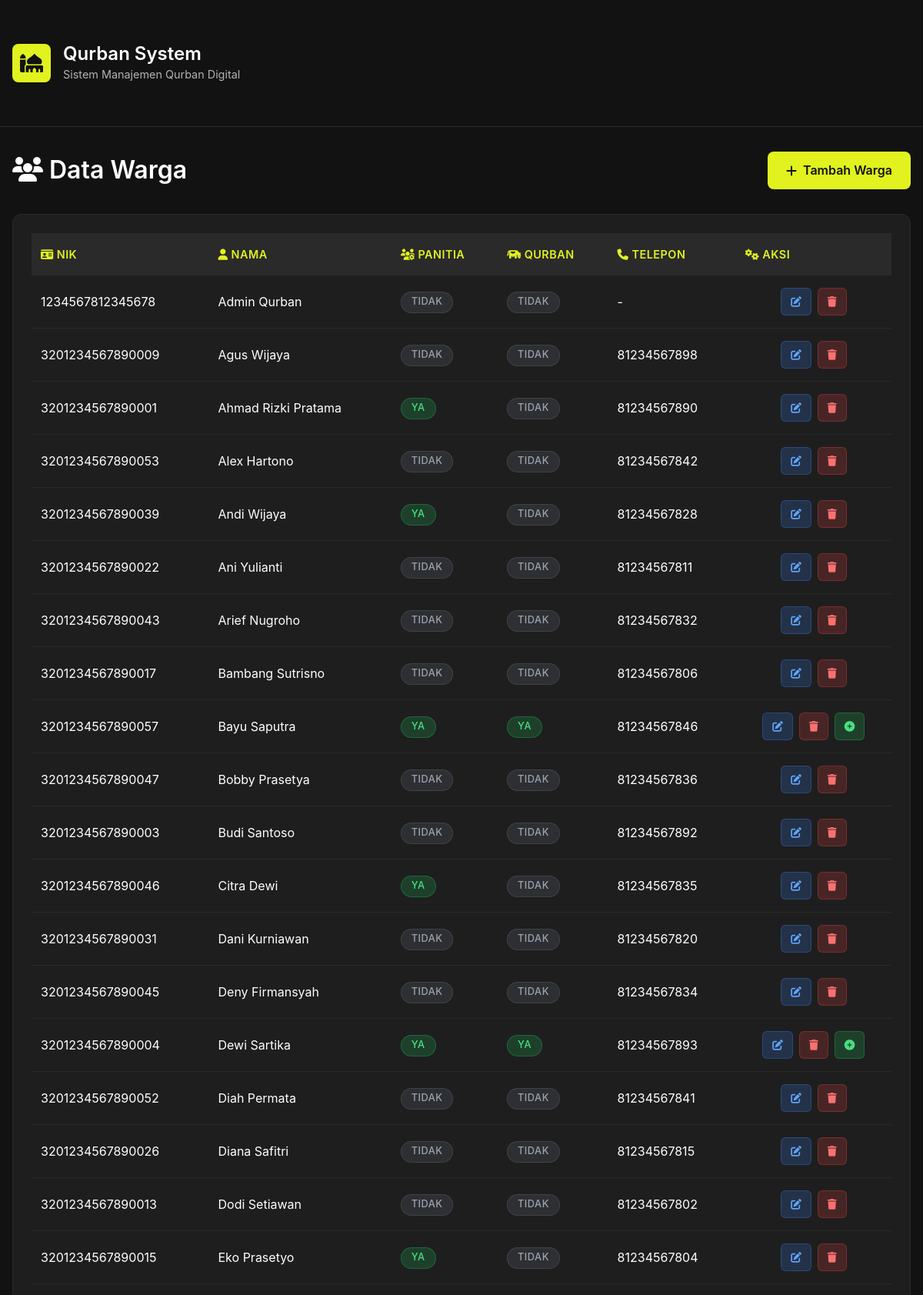
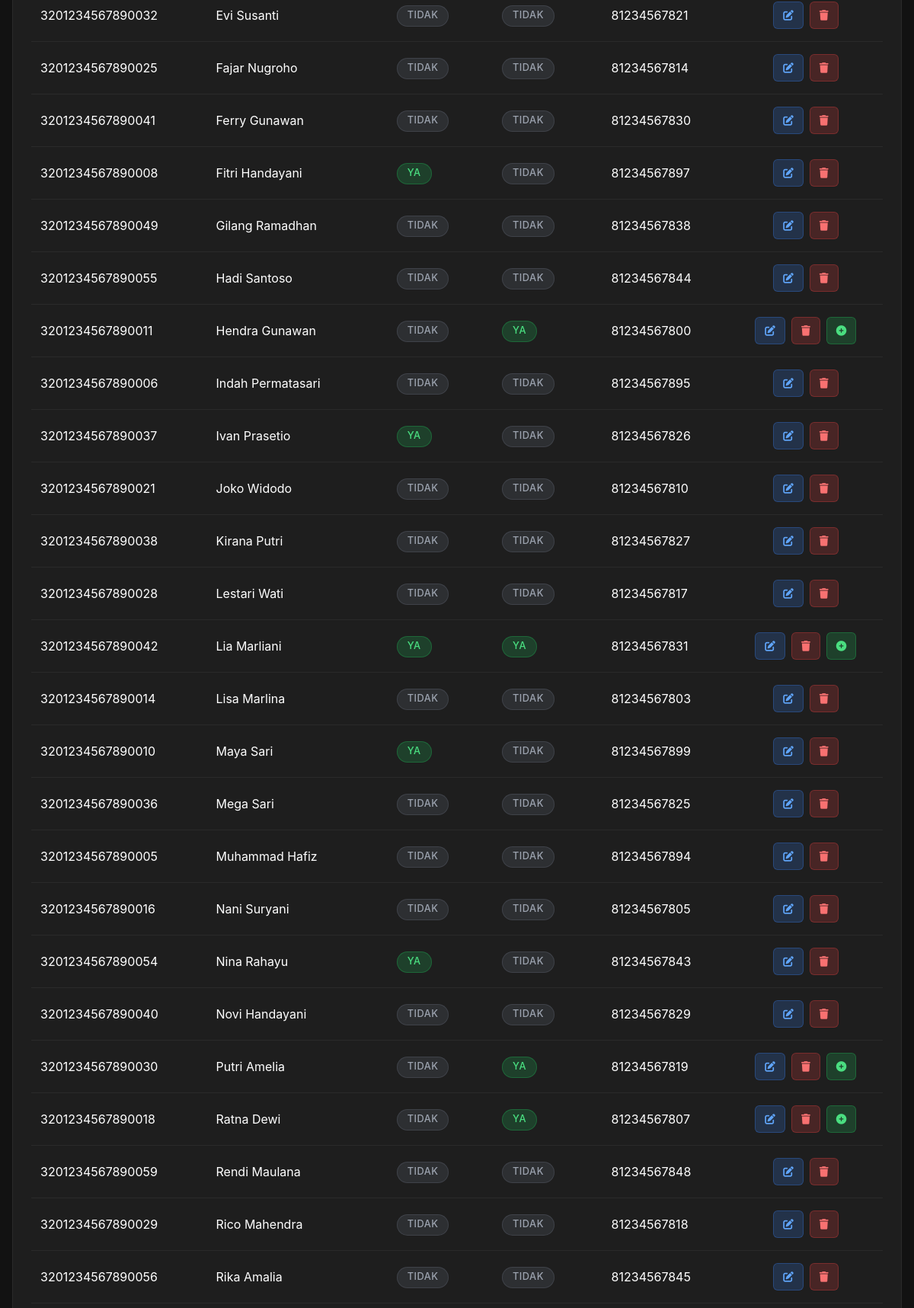
The page /data/users.php (signed in, upper part) on the database its author committed (2 pictures, top to bottom).
### tables this page shows
CREATE TABLE `users` (
  `nik` varchar(16) NOT NULL,
  `nama` varchar(100) NOT NULL,
  `alamat` text,
  `telepon` varchar(20) DEFAULT NULL,
  `is_panitia` tinyint(1) DEFAULT '0',
  `is_berqurban` tinyint(1) DEFAULT '0',
  `role` enum('warga','admin') DEFAULT 'warga',
  `password` varchar(255) NOT NULL
);

### data/users.php (the view, shortened to what this page needs)
<?php
require_once '../config/db.php';
$result = $conn->query("SELECT * FROM users ORDER BY nama");
?>
<?php include '../template/header.php'; ?>
</head>
<body>
    <div class="container">
        <div class="page-header">
            <h4><i class="fas fa-users me-2"></i>Data Warga</h4>
            <div class="header-actions">
                <a href="register_user.php" class="btn-success">
                    <i class="fas fa-plus"></i>
                    Tambah Warga
                </a>
            </div>
        </div>
        <div class="table-container">
            <div class="table-responsive">
                <table class="table">
                    <thead>
                        <tr>
                            <th><i class="fas fa-id-card me-1"></i>NIK</th>
                            <th><i class="fas fa-user me-1"></i>Nama</th>
                            <th><i class="fas fa-users-cog me-1"></i>Panitia</th>
                            <th><i class="fas fa-cow me-1"></i>Qurban</th>
                            <th><i class="fas fa-phone me-1"></i>Telepon</th>
                            <th><i class="fas fa-cogs me-1"></i>Aksi</th>
                        </tr>
                    </thead>
                    <tbody>
                        <?php
                        $processed_users = [];
                        while ($row = $result->fetch_assoc()):
                            $is_processed = in_array($row['nik'], $processed_users);
                        ?>
                            <tr>
                                <td><?= $row['nik'] ?></td>
                                <td><?= $row['nama'] ?></td>
                                <td>
                                    <span class="badge badge-<?= $row['is_panitia'] ? 'success' : 'secondary' ?>">
                                        <?= $row['is_panitia'] ? 'Ya' : 'Tidak' ?>
                                    </span>
                                </td>
                                <td>
                                    <span class="badge badge-<?= $row['is_berqurban'] ? 'success' : 'secondary' ?>">
                                        <?= $row['is_berqurban'] ? 'Ya' : 'Tidak' ?>
                                    </span>
                                </td>
                                <td><?= $row['telepon'] ?></td>
                                <td>
                                    <div class="action-buttons">
                                        <a href="edit_user.php?nik=<?= urlencode($row['nik']) ?>" class="btn-action btn-edit" title="Edit">
                                            <i class="fas fa-edit"></i>
                                        </a>
                                        <a href="#" class="btn-action btn-delete" title="Hapus" onclick="confirmDelete('<?= htmlspecialchars($row['nik'], ENT_QUOTES) ?>', '<?= htmlspecialchars($row['nama'], ENT_QUOTES) ?>')">
                                            <i class="fas fa-trash"></i>
                                        </a>
                                        <?php if ($row['is_berqurban']): ?>
                                            <?php if ($is_processed): ?>
                                                <button class="btn-action btn-qurban" disabled title="Sudah Diproses">
                                                    <i class="fas fa-check"></i>
                                                </button>
                                            <?php else: ?>
                                                <a href="process_qurban.php?nik=<?= urlencode($row['nik']) ?>" class="btn-action btn-qurban" title="Proses ke Peserta Qurban">
                                                    <i class="fas fa-plus-circle"></i>
                                                </a>
                                            <?php endif; ?>
                                        <?php endif; ?>
                                    </div>
                                </td>
                            </tr>
                        <?php endwhile; ?>
                    </tbody>
                </table>
            </div>
        </div>
    </div>
    <?php include '../template/footer.php'; ?>

### template/header.php (shortened to what this page needs)
<!DOCTYPE html>
<html lang="id">
<head>
  <link href="https://cdn.jsdelivr.net/npm/bootstrap@5.3.0/dist/css/bootstrap.min.css" rel="stylesheet">
  <link href="https://cdnjs.cloudflare.com/ajax/libs/font-awesome/6.4.0/css/all.min.css" rel="stylesheet">
</head>
<body>
  <header class="main-header">
    <div class="container">
      <div class="header-brand">
        <div class="header-icon">
          <i class="fas fa-mosque"></i>
        </div>
        <div class="header-text">
          <h1>Qurban System</h1>
          <p>Sistem Manajemen Qurban Digital</p>
        </div>
      </div>
    </div>
  </header>

### template/footer.php (shortened to what this page needs)
</body>
</html>

### template/header.php (style rules this page uses)
:root { --primary-black: #121212; --accent-green: #e1f21f; --text-white: #ffffff; --text-light: #b3b3b3; --border-dark: #2a2a2a; --bg-light: #f8f9fa; }
* { margin: 0; padding: 0; box-sizing: border-box; }
body { font-family: 'Inter', sans-serif; background-color: var(--bg-light); min-height: 100vh; display: flex; flex-direction: column; }
.main-header { background-color: var(--primary-black); padding: 1.5rem 0; border-bottom: 1px solid var(--border-dark); }
.header-brand { display: flex; align-items: center; gap: 1rem; }
.header-icon { width: 50px; height: 50px; background-color: var(--accent-green); border-radius: 8px; display: flex; align-items: center; justify-content: center; }
.header-icon i { font-size: 1.5rem; color: var(--primary-black); }
.header-text h1 { font-size: 1.5rem; font-weight: 600; color: var(--text-white); margin: 0; }
.header-text p { font-size: 0.9rem; color: var(--text-light); margin: 0; }

### data/users.php (style rules this page uses)
* { margin: 0; padding: 0; box-sizing: border-box; }
body { background: #121212; color: #ffffff; font-family: -apple-system, BlinkMacSystemFont, 'Segoe UI', Roboto, 'Helvetica Neue', Arial, sans-serif; line-height: 1.6; min-height: 100vh; }
.container { max-width: 1400px; margin: 0 auto; padding: 2rem 1rem; }
.page-header { display: flex; justify-content: space-between; align-items: center; margin-bottom: 2rem; flex-wrap: wrap; gap: 1rem; }
.page-header h4 { font-size: 2rem; font-weight: 600; color: #ffffff; margin: 0; }
.header-actions { display: flex; gap: 1rem; align-items: center; }
.btn-success { background: #e1f21f; color: #121212; border: none; padding: 0.75rem 1.5rem; border-radius: 8px; font-weight: 600; text-decoration: none; display: inline-flex; align-items: center; gap: 0.5rem; transition: all 0.3s ease; }
.table-container { background: #1e1e1e; border-radius: 12px; padding: 1.5rem; border: 1px solid #2a2a2a; overflow-x: auto; margin-bottom: 2rem; }
.table { color: #ffffff; margin: 0; }
.table thead th { background: #2a2a2a; color: #e1f21f; border: none; padding: 1rem 0.75rem; font-weight: 600; font-size: 0.9rem; text-transform: uppercase; letter-spacing: 0.5px; position: sticky; top: 0; z-index: 10; }
.table tbody td { background: transparent; border-bottom: 1px solid #2a2a2a; padding: 1rem 0.75rem; vertical-align: middle; color: #ffffff; }
.action-buttons { display: flex; gap: 0.5rem; justify-content: center; flex-wrap: wrap; }
.btn-action { padding: 0.5rem 0.75rem; border-radius: 6px; border: none; font-size: 0.85rem; font-weight: 500; text-decoration: none; display: inline-flex; align-items: center; justify-content: center; transition: all 0.3s ease; min-width: 36px; height: 36px; }
.btn-edit { background: rgba(59, 130, 246, 0.2); color: #60a5fa; border: 1px solid rgba(59, 130, 246, 0.3); }
.btn-delete { background: rgba(239, 68, 68, 0.2); color: #f87171; border: 1px solid rgba(239, 68, 68, 0.3); }
.btn-qurban { background: rgba(34, 197, 94, 0.2); color: #4ade80; border: 1px solid rgba(34, 197, 94, 0.3); }
.badge { padding: 0.4rem 0.8rem; border-radius: 20px; font-size: 0.8rem; font-weight: 500; text-transform: uppercase; letter-spacing: 0.5px; }
.badge-success { background: rgba(34, 197, 94, 0.2); color: #4ade80; border: 1px solid rgba(34, 197, 94, 0.3); }
.badge-secondary { background: rgba(107, 114, 128, 0.2); color: #9ca3af; border: 1px solid rgba(107, 114, 128, 0.3); }
.table-container { animation: fadeInUp 0.6s ease-out; }

### rows shown on the page
users: nik "1234567812345678", nama "Admin Qurban", is_panitia "TIDAK", is_berqurban "TIDAK", telepon "-"
users: nik "3201234567890009", nama "Agus Wijaya", is_panitia "TIDAK", is_berqurban "TIDAK", telepon "81234567898"
users: nik "3201234567890001", nama "Ahmad Rizki Pratama", is_panitia "YA", is_berqurban "TIDAK", telepon "81234567890"
users: nik "3201234567890053", nama "Alex Hartono", is_panitia "TIDAK", is_berqurban "TIDAK", telepon "81234567842"
users: nik "3201234567890039", nama "Andi Wijaya", is_panitia "YA", is_berqurban "TIDAK", telepon "81234567828"
users: nik "3201234567890022", nama "Ani Yulianti", is_panitia "TIDAK", is_berqurban "TIDAK", telepon "81234567811"
users: nik "3201234567890043", nama "Arief Nugroho", is_panitia "TIDAK", is_berqurban "TIDAK", telepon "81234567832"
users: nik "3201234567890017", nama "Bambang Sutrisno", is_panitia "TIDAK", is_berqurban "TIDAK", telepon "81234567806"
users: nik "3201234567890057", nama "Bayu Saputra", is_panitia "YA", is_berqurban "YA", telepon "81234567846"
users: nik "3201234567890047", nama "Bobby Prasetya", is_panitia "TIDAK", is_berqurban "TIDAK", telepon "81234567836"
users: nik "3201234567890003", nama "Budi Santoso", is_panitia "TIDAK", is_berqurban "TIDAK", telepon "81234567892"
users: nik "3201234567890046", nama "Citra Dewi", is_panitia "YA", is_berqurban "TIDAK", telepon "81234567835"
users: nik "3201234567890031", nama "Dani Kurniawan", is_panitia "TIDAK", is_berqurban "TIDAK", telepon "81234567820"
users: nik "3201234567890045", nama "Deny Firmansyah", is_panitia "TIDAK", is_berqurban "TIDAK", telepon "81234567834"
users: nik "3201234567890004", nama "Dewi Sartika", is_panitia "YA", is_berqurban "YA", telepon "81234567893"
users: nik "3201234567890052", nama "Diah Permata", is_panitia "TIDAK", is_berqurban "TIDAK", telepon "81234567841"
users: nik "3201234567890026", nama "Diana Safitri", is_panitia "TIDAK", is_berqurban "TIDAK", telepon "81234567815"
users: nik "3201234567890013", nama "Dodi Setiawan", is_panitia "TIDAK", is_berqurban "TIDAK", telepon "81234567802"
users: nik "3201234567890015", nama "Eko Prasetyo", is_panitia "YA", is_berqurban "TIDAK", telepon "81234567804"
users: nik "3201234567890032", nama "Evi Susanti", is_panitia "TIDAK", is_berqurban "TIDAK", telepon "81234567821"
users: nik "3201234567890025", nama "Fajar Nugroho", is_panitia "TIDAK", is_berqurban "TIDAK", telepon "81234567814"
users: nik "3201234567890041", nama "Ferry Gunawan", is_panitia "TIDAK", is_berqurban "TIDAK", telepon "81234567830"
users: nik "3201234567890008", nama "Fitri Handayani", is_panitia "YA", is_berqurban "TIDAK", telepon "81234567897"
users: nik "3201234567890049", nama "Gilang Ramadhan", is_panitia "TIDAK", is_berqurban "TIDAK", telepon "81234567838"
users: nik "3201234567890055", nama "Hadi Santoso", is_panitia "TIDAK", is_berqurban "TIDAK", telepon "81234567844"
users: nik "3201234567890011", nama "Hendra Gunawan", is_panitia "TIDAK", is_berqurban "YA", telepon "81234567800"
users: nik "3201234567890006", nama "Indah Permatasari", is_panitia "TIDAK", is_berqurban "TIDAK", telepon "81234567895"
users: nik "3201234567890037", nama "Ivan Prasetio", is_panitia "YA", is_berqurban "TIDAK", telepon "81234567826"
users: nik "3201234567890021", nama "Joko Widodo", is_panitia "TIDAK", is_berqurban "TIDAK", telepon "81234567810"
users: nik "3201234567890038", nama "Kirana Putri", is_panitia "TIDAK", is_berqurban "TIDAK", telepon "81234567827"
users: nik "3201234567890028", nama "Lestari Wati", is_panitia "TIDAK", is_berqurban "TIDAK", telepon "81234567817"
users: nik "3201234567890042", nama "Lia Marliani", is_panitia "YA", is_berqurban "YA", telepon "81234567831"
users: nik "3201234567890014", nama "Lisa Marlina", is_panitia "TIDAK", is_berqurban "TIDAK", telepon "81234567803"
users: nik "3201234567890010", nama "Maya Sari", is_panitia "YA", is_berqurban "TIDAK", telepon "81234567899"
users: nik "3201234567890036", nama "Mega Sari", is_panitia "TIDAK", is_berqurban "TIDAK", telepon "81234567825"
users: nik "3201234567890005", nama "Muhammad Hafiz", is_panitia "TIDAK", is_berqurban "TIDAK", telepon "81234567894"
users: nik "3201234567890016", nama "Nani Suryani", is_panitia "TIDAK", is_berqurban "TIDAK", telepon "81234567805"
users: nik "3201234567890054", nama "Nina Rahayu", is_panitia "YA", is_berqurban "TIDAK", telepon "81234567843"
users: nik "3201234567890040", nama "Novi Handayani", is_panitia "TIDAK", is_berqurban "TIDAK", telepon "81234567829"
users: nik "3201234567890030", nama "Putri Amelia", is_panitia "TIDAK", is_berqurban "YA", telepon "81234567819"
users: nik "3201234567890018", nama "Ratna Dewi", is_panitia "TIDAK", is_berqurban "YA", telepon "81234567807"
users: nik "3201234567890059", nama "Rendi Maulana", is_panitia "TIDAK", is_berqurban "TIDAK", telepon "81234567848"
users: nik "3201234567890029", nama "Rico Mahendra", is_panitia "TIDAK", is_berqurban "TIDAK", telepon "81234567818"
users: nik "3201234567890056", nama "Rika Amalia", is_panitia "TIDAK", is_berqurban "TIDAK", telepon "81234567845"
